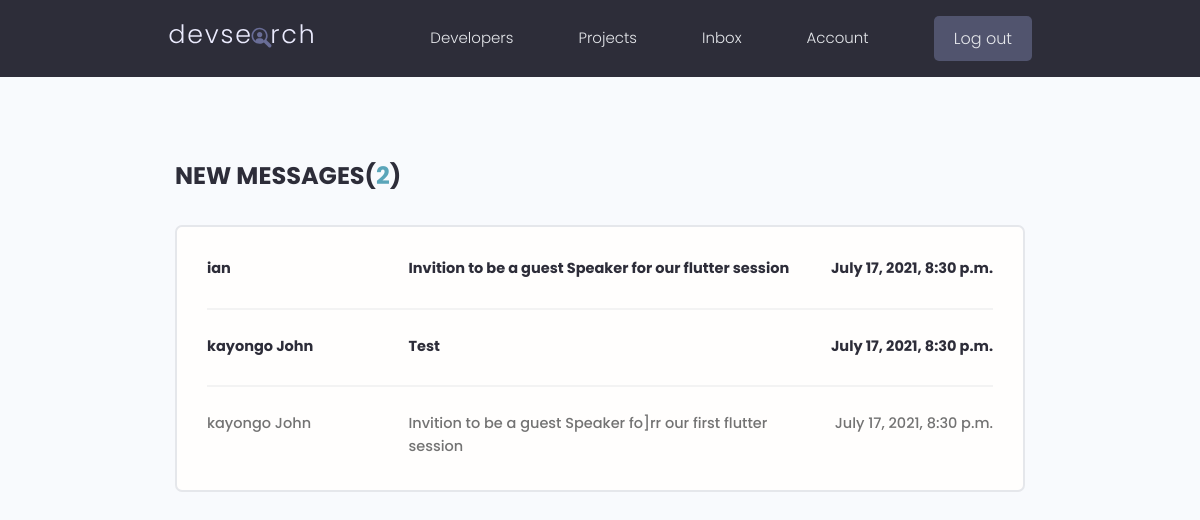
Before: /inbox/ (signed in) with the older database file.
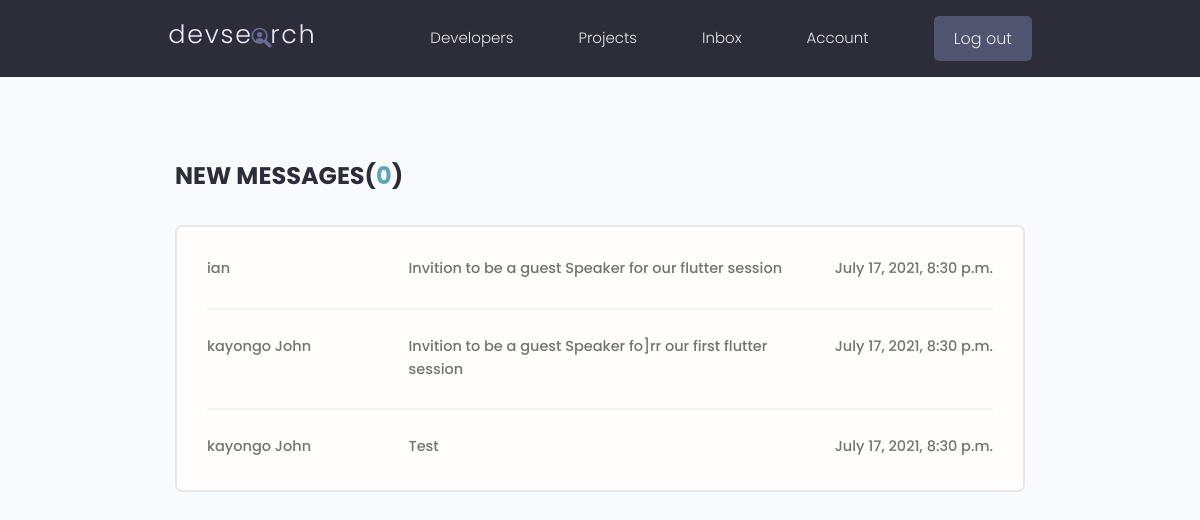
After: the same page with the newer database file.
### users/models.py (models this page shows, shortened)
class Message(models.Model):
    sender = models.ForeignKey(
        Profile, on_delete=models.SET_NULL, null=True, blank=True)
    recipient = models.ForeignKey(
        Profile, on_delete=models.SET_NULL,
        null=True, blank=True, related_name='messages'
    )
    name = models.CharField(max_length=200, null=True, blank=True)
    email = models.EmailField(max_length=300, null=True, blank=True)
    is_read = models.BooleanField(default=False, null=True)
    subject = models.CharField(max_length=200, null=True, blank=True)
    body = models.TextField()
    id = models.UUIDField(default=uuid.uuid4,
                          primary_key=True, unique=True, editable=False)
    created = models.DateTimeField(auto_now_add=True)
    class Meta:
        ordering = ['is_read', '-created']

### users/views.py (the view)
# urls.py: path('inbox/', views.inbox, name='inbox'),
@login_required(login_url='login')
def inbox(request):
    profile = request.user.profile
    messageRequests = profile.messages.all()
    unreadCount = messageRequests.filter(is_read=False).count()
    context = {'messageRequests': messageRequests, 'unreadCount': unreadCount}
    return render(request, 'users/inbox.html', context)

### users/templates/users/inbox.html
{% extends 'main.html' %} {% load static %}{% block content %}
<main class="inbox my-xl">
    <div class="content-box">
        <h3 class="inbox__title">New Messages(<span>{{ unreadCount }}</span>)</h3>
        <ul class="messages">
            {% for message in messageRequests %}
            {% if message.is_read == False %}
                <li class="message message--unread">
            {% else %}
                 <li class="message ">
            {% endif %}
                    <a href="{% url 'message' message.id %}">
                        <span class="message__author">{{ message.name|slice:"12" }}</span>
                        <span class="message__subject">{{ message.subject }}</span>
                        <span class="message__date">{{ message.created }}</span>
                    </a>
                </li>
            {% endfor %}
        </ul>
    </div>
</main>
{% endblock content %}

Changed rows visible on the page:
changed Message "ian": is_read False → True (drawn)
shown differently, row unchanged: Message "Invition to be a guest Speaker fo]rr our first flutter session": moves up the list
changed Message "Test": is_read False → True (drawn)
Other visible differences:
{{ unreadCount }}: "2" → "0"
